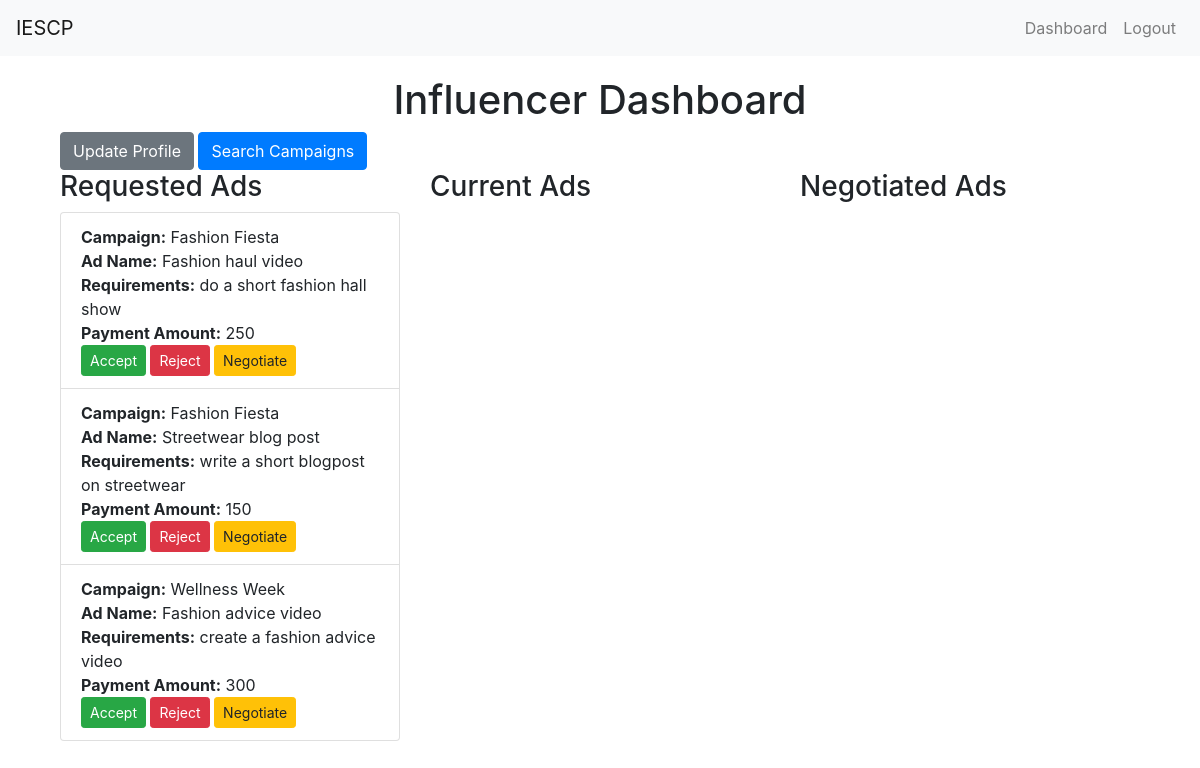
The page /influencer_dashboard (signed in) on the database its author committed.
### app.py (models this page shows, shortened)
class AdRequest(db.Model):
    id = db.Column(db.Integer, primary_key=True)
    campaign_id = db.Column(db.Integer, db.ForeignKey('campaign.id', ondelete='CASCADE'), nullable=False)
    influencer_id = db.Column(db.Integer, db.ForeignKey('user.id', ondelete='CASCADE'), nullable=False)
    name = db.Column(db.String(100), nullable=False)
    requirements = db.Column(db.Text)
    payment_amount = db.Column(db.Integer)
    negotiation_comment = db.Column(db.Text, nullable=True)
    status = db.Column(db.String(20), nullable=False, default='Requested')
    flagged = db.Column(db.Boolean, default=False)

class Campaign(db.Model):
    id = db.Column(db.Integer, primary_key=True)
    name = db.Column(db.String(100), nullable=False)
    description = db.Column(db.String(200))
    start_date = db.Column(db.DateTime, default=db.func.current_timestamp())
    end_date = db.Column(db.DateTime)
    niche = db.Column(db.String(100))
    budget = db.Column(db.Float, nullable=False)
    owner_id = db.Column(db.Integer, db.ForeignKey('user.id', ondelete='CASCADE'), nullable=False)
    visibility = db.Column(db.String(10))  # 'public' or 'private'
    flagged = db.Column(db.Boolean, default=False)
    ad_requests = db.relationship('AdRequest', backref='campaign', lazy=True, cascade='all, delete-orphan')

### app.py (the view)
@app.route('/influencer_dashboard')
@login_required
def influencer_dashboard():
    if current_user.role != 'influencer':
        flash('Access unauthorized!', 'danger')
        return redirect(url_for('index'))
    requested_ads = AdRequest.query.filter_by(influencer_id=current_user.id, status='Requested').all()
    current_ads = AdRequest.query.filter_by(influencer_id=current_user.id, status='Accepted').all()
    negotiated_ads = AdRequest.query.filter_by(influencer_id=current_user.id, status='Negotiated').all()
    return render_template('influencer_dashboard.html', current_ads=current_ads, negotiated_ads=negotiated_ads, requested_ads=requested_ads)

### app.py (called while the page is built)
@login_manager.user_loader
def load_user(user_id):
    return User.query.get(int(user_id))

### templates/influencer_dashboard.html (shortened to what this page needs)
{% extends "layout.html" %}
{% block content %}
<div class="container">
    <h1 class="text-center">Influencer Dashboard</h1>
    <a href="{{ url_for('profile') }}" class="btn btn-secondary">Update Profile</a>
    <a href="{{ url_for('search_campaigns') }}" class="btn btn-primary">Search Campaigns</a>
    <div class="row">
        <div class="col-md-4">
            <h3>Requested Ads</h3>
            <ul class="list-group">
                {% for ad in requested_ads %}
                <li class="list-group-item">
                    <strong>Campaign:</strong> {{ ad.campaign.name }}<br>
                    <strong>Ad Name:</strong> {{ ad.name }}<br>
                    <strong>Requirements:</strong> {{ ad.requirements }}<br>
                    <strong>Payment Amount:</strong> {{ ad.payment_amount }}<br>
                    <form method="POST" action="{{ url_for('accept_ad_request', ad_request_id=ad.id) }}" style="display:inline;">
                        <button type="submit" class="btn btn-success btn-sm">Accept</button>
                    </form>
                    <form method="POST" action="{{ url_for('reject_ad_request', ad_request_id=ad.id) }}" style="display:inline;">
                        <button type="submit" class="btn btn-danger btn-sm">Reject</button>
                    </form>
                    <a href="{{ url_for('negotiate_ad_request', ad_request_id=ad.id) }}" class="btn btn-warning btn-sm">Negotiate</a>
                </li>
                {% endfor %}
            </ul>
        </div>
        <div class="col-md-4">
            <h3>Current Ads</h3>
        </div>
        <div class="col-md-4">
            <h3>Negotiated Ads</h3>
        </div>
    </div>
</div>
{% endblock %}

### templates/layout.html (style rules this page uses)
.container { margin-top: 20px; }

### rows shown on the page
AdRequest: campaign.name "Fashion Fiesta", name "Fashion haul video", requirements "do a short fashion hall show", payment_amount "250"
AdRequest: campaign.name "Fashion Fiesta", name "Streetwear blog post", requirements "write a short blogpost on streetwear", payment_amount "150"
AdRequest: campaign.name "Wellness Week", name "Fashion advice video", requirements "create a fashion advice video", payment_amount "300"
